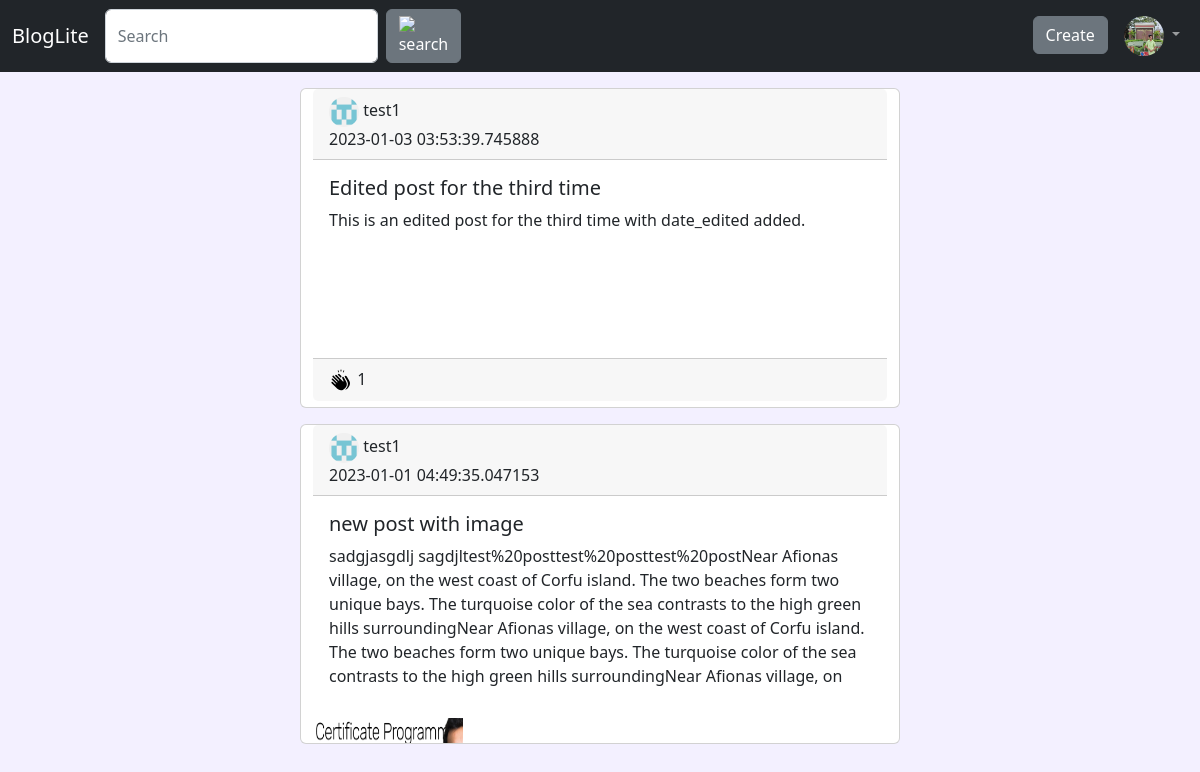
Screenshot of / (signed in) with the database file from the repository.
### application/models.py (models this page shows, shortened)
class User(db.Model, UserMixin):
    id = db.Column(db.Integer, autoincrement=True, primary_key=True)
    username = db.Column(db.String(80), unique=True, nullable=False)
    password = db.Column(db.String(255), nullable=False)
    email = db.Column(db.String(120), unique=True, nullable=False)
    profile_pic = db.Column(db.String(120), default='default_profile_picture.png', nullable=False)
    posts = db.relationship('Post', backref='user', lazy='dynamic', cascade="all, delete")
    likes = db.relationship('Like', backref='user', lazy='dynamic', cascade="all, delete")
    comments = db.relationship('Comment', backref='user', lazy='dynamic', cascade="all, delete")
    following = db.relationship('User', secondary=followers,
                                primaryjoin=(followers.c.follower_id == id),
                                secondaryjoin=(followers.c.following_id == id),
                                backref=db.backref('followers', lazy='dynamic'), lazy='dynamic')
    def is_liked(self, post):
        return post.likes.filter_by(user_id=self.id).count() > 0

class Post(db.Model):
    id = db.Column(db.Integer, autoincrement=True, primary_key=True)
    title = db.Column(db.String(120), nullable=False)
    content = db.Column(db.Text(), nullable=False)
    date_posted = db.Column(db.DateTime(), default=datetime.datetime.now(IST), nullable=False)
    author_id = db.Column(db.Integer(), db.ForeignKey('user.id'), nullable=False)
    image = db.Column(db.String(120), nullable=True)
    is_archived = db.Column(db.Boolean(), default=False, nullable=False)
    date_edited = db.Column(db.DateTime(), nullable=True)
    comments = db.relationship('Comment', backref='post', lazy='dynamic', cascade='delete')
    likes = db.relationship('Like', backref='post', lazy='dynamic', cascade='delete')

### application/controllers.py (the view)
@app.route('/')
@login_required
def index():
    print('index page accessed')
    posts = Post.query.order_by(Post.date_posted.desc()).all()
    filtered_posts = []
    following_ids = [user.id for user in current_user.following]
    print(following_ids)
    for post in posts:
        if post.author_id in following_ids:
            filtered_posts.append(post)
    return render_template('index.html', posts=filtered_posts, quote_func=quote)

### application/forms.py
class CommentForm(FlaskForm):
    comment = StringField('Comment', validators=[DataRequired()])
    submit = SubmitField('Post')

class SearchForm(FlaskForm):
    searching = StringField('Searching', validators=[DataRequired()])
    submit = SubmitField('Search')

### application/controllers.py (called while the page is built)
@app.context_processor
def base_comment():
    form = CommentForm()
    return dict(form=form)

@app.context_processor
def base():
    form = SearchForm()
    return dict(form=form)

### templates/index.html (shortened to what this page needs)
{% extends "base.html" %}
{% block content %}
{% for post in posts %}
<div class="card h-100 overflow-hidden mt-3 w-50 container" style="max-height: 20rem; min-height: 20rem;">
    <div class="card-header">
        <a href="{{url_for('profile', username=post.user.username)}}" class="text-decoration-none link-dark">
            <img src="{{url_for('static', filename='images/profile_pictures/' + post.user.profile_pic)}}"
                class="rounded-circle" alt="profile picture" width="30" height="30">
            {{post.user.username}}
        </a>
        <br>
        {{post.date_posted}}
    </div>
    <a href="{{url_for('post', post_title=quote_func(post.title), username=post.user.username)}}"
        class="text-decoration-none link-dark">
        <div class="row">
            <div class="col">
                <div class="card-body overflow-hidden" style="max-height: 12.4rem; min-height: 12.4rem;">
                    <h5 class="card-title">{{post.title}}</h5>
                    <p class="card-text">{{post.content|safe}}</p>
                </div>
            </div>
            {% if post.image %}
            <div class="col-4 mt-4">
                <img src="{{url_for('static', filename='images/posts/' + post.image)}}" width="150" height="150">
            </div>
            {% endif %}
        </div>
    </a>
    <div class="card-footer">
        {% if current_user.is_liked(post) %}
        <a href="{{url_for('like_toggle', post_title=quote_func(post.title), username=post.user.username)}}"
            class="text-decoration-none link-dark">
        </a>
        {% endif %}
        {{post.likes.count()}}
    </div>
</div>
{% endfor %}
{% endblock %}

### templates/base.html (shortened to what this page needs)
<!DOCTYPE html>
<html lang="en">
  <head>
    <link rel="stylesheet" type="text/css" href="{{ url_for('static', filename='Bootstrap/css/bootstrap.min.css') }}"/>
    <link rel="stylesheet" type="text/css" href="{{ url_for('static', filename='style.css') }}"/>
    <link rel="stylesheet" href="https://cdn.jsdelivr.net/npm/bootstrap-icons@1.6.1/font/bootstrap-icons.css">
   </head>
   <body>
    {% if current_user.is_authenticated %}
        {% include "navbar.html" %}
    {% endif %}
    {% block content %}{% endblock %}
   </body>
</html>

### templates/navbar.html (shortened to what this page needs)
<nav class="navbar navbar-expand-lg navbar-dark bg-dark fixed-top">
    <div class="container-fluid">
        <a class="navbar-brand" href="{{url_for('index')}}">BlogLite</a>
        <form class="d-flex" role="search" method="post" action="{{url_for('search')}}">
            <input class="form-control me-2" type="search" placeholder="Search" aria-label="Search" name="searching">
            <button class="btn btn-secondary btn-outline-none" type="submit">
                <img src="{{url_for('static', filename='images/search_icon.ico')}}" alt="search" width="20" height="20">
            </button>
        </form>
        <div class="collapse navbar-collapse justify-content-end" id="navbarSupportedContent">
            <ul class="navbar-nav ms-auto mb-2 mb-lg-0">
                <li class="nav-item">
                    <a class="nav-link" href="{{url_for('create_blog')}}">
                        <button class="btn btn-secondary btn-outline-none">Create</button>
                    </a>
                </li>
                <li class="nav-item dropdown">
                    <a class="nav-link dropdown-toggle" href="#" role="button" data-bs-toggle="dropdown"
                        data-bs-target="#navbar" aria-expanded="false">
                        <img src="{{url_for('static', filename='images/profile_pictures/' + current_user.profile_pic)}}"
                            alt="profile picture" class="rounded-circle" width="40" height="40">
                    </a>
                </li>
            </ul>
        </div>
    </div>
</nav>
<br><br><br>

### static/style.css (style rules this page uses)
body { background-color: #f3f0ff; }

### rows the page displays
User: profile_pic (picture)
Post: profile_pic (placeholder picture), user.username "test1", date_posted "2023-01-03 03:53:39.745888", title "Edited post for the third time", content "This is an edited post for the third time with date_edited added.", likes.count "1"
Post: profile_pic (placeholder picture), user.username "test1", date_posted "2023-01-01 04:49:35.047153", title "new post with image", content "sadgjasgdlj sagdjltest%20posttest%20posttest%20postNear Afionas village, on the west coast of Corfu island. The two beaches form two unique bays. The turquoise color of the sea contrasts to the high green hills surroundingNear Afionas village, on the west coast of Corfu island. The two beaches form two unique bays. The turquoise color of the sea contrasts to the high green hills surroundingNear Afionas village, on…", image (picture)
